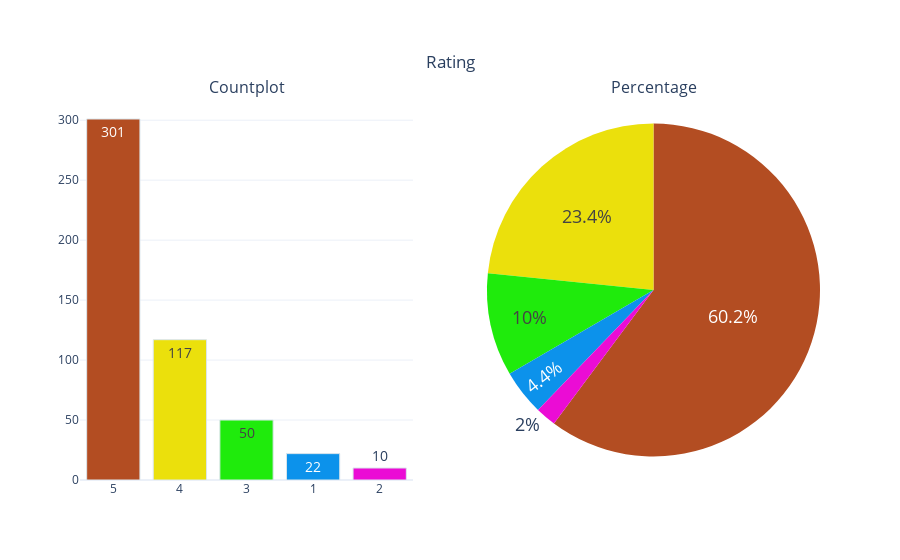

Write notebook code for a chart like this one.
### Code cell
categorical_variable_summary(df,'Rating')

### Figure 1 — Plotly figure (JSON) as saved in the notebook; plotly's stock layout.template omitted (floating-point values rounded to 4 significant figures)
{"data": [{"marker": {"color": ["#B34D22", "#EBE00C", "#1FEB0C", "#0C92EB", "#EB0CD5"], "line": {"color": "#DBE6EC", "width": 1}}, "name": "Rating", "showlegend": false, "text": ["301", "117", "50", "22", "10"], "textfont": {"size": 14}, "textposition": "auto", "type": "bar", "x": ["5", "4", "3", "1", "2"], "xaxis": "x", "y": [301, 117, 50, 22, 10], "yaxis": "y"}, {"domain": {"x": [0.55, 1], "y": [0, 1]}, "labels": [5, 4, 3, 1, 2], "marker": {"colors": ["#B34D22", "#EBE00C", "#1FEB0C", "#0C92EB", "#EB0CD5"]}, "name": "Rating", "showlegend": false, "textfont": {"size": 18}, "textposition": "auto", "type": "pie", "values": [301, 117, 50, 22, 10]}], "layout": {"annotations": [{"font": {"size": 16}, "showarrow": false, "text": "Countplot", "x": 0.225, "xanchor": "center", "xref": "paper", "y": 1, "yanchor": "bottom", "yref": "paper"}, {"font": {"size": 16}, "showarrow": false, "text": "Percentage", "x": 0.775, "xanchor": "center", "xref": "paper", "y": 1, "yanchor": "bottom", "yref": "paper"}], "title": {"text": "Rating", "x": 0.5, "xanchor": "center", "y": 0.9, "yanchor": "top"}, "xaxis": {"anchor": "y", "domain": [0, 0.45]}, "yaxis": {"anchor": "x", "domain": [0, 1]}}}
